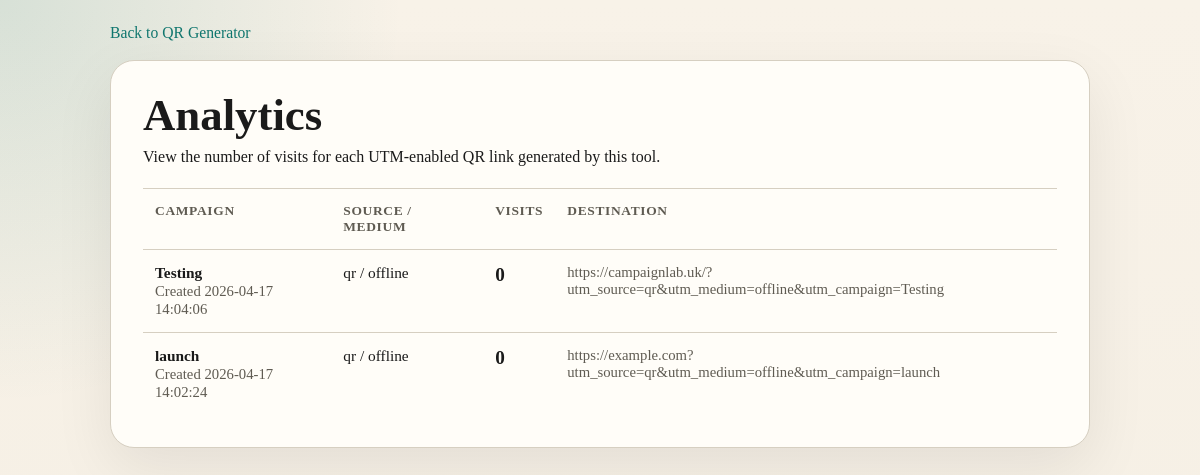
The app's page /analytics with its own data.
### tables this page shows
CREATE TABLE tracked_links (
            id INTEGER PRIMARY KEY AUTOINCREMENT,
            destination_url TEXT NOT NULL,
            utm_source TEXT NOT NULL,
            utm_medium TEXT NOT NULL,
            utm_campaign TEXT NOT NULL,
            visit_count INTEGER NOT NULL DEFAULT 0,
            created_at TEXT NOT NULL DEFAULT CURRENT_TIMESTAMP
        );

### app.py (the view)
@app.route("/analytics")
def analytics():
    tracked_links = fetch_tracked_links()
    return render_template("analytics.html", tracked_links=tracked_links)

### app.py (called while the page is built)
def get_db_connection() -> sqlite3.Connection:
    connection = sqlite3.connect(DATABASE_PATH)
    connection.row_factory = sqlite3.Row
    return connection

def fetch_tracked_links():
    connection = get_db_connection()
    rows = connection.execute(
        """
        SELECT id, destination_url, utm_source, utm_medium, utm_campaign, visit_count, created_at
        FROM tracked_links
        ORDER BY created_at DESC, id DESC
        """
    ).fetchall()
    connection.close()
    return rows

### templates/analytics.html (shortened to what this page needs)
<!DOCTYPE html>
<html lang="en">
<head>
</head>
<body>
    <div class="shell">
        <div class="topbar">
            <a class="nav-link" href="{{ url_for('index') }}">Back to QR Generator</a>
        </div>
        <main class="card">
            <h1>Analytics</h1>
            <p>View the number of visits for each UTM-enabled QR link generated by this tool.</p>
            {% if tracked_links %}
                <table>
                    <thead>
                        <tr>
                            <th>Campaign</th>
                            <th>Source / Medium</th>
                            <th>Visits</th>
                            <th>Destination</th>
                        </tr>
                    </thead>
                    <tbody>
                        {% for link in tracked_links %}
                            <tr>
                                <td>
                                    <strong>{{ link["utm_campaign"] }}</strong><br>
                                    <span class="mono">Created {{ link["created_at"] }}</span>
                                </td>
                                <td>{{ link["utm_source"] }} / {{ link["utm_medium"] }}</td>
                                <td class="count">{{ link["visit_count"] }}</td>
                                <td class="mono">{{ link["destination_url"] }}</td>
                            </tr>
                        {% endfor %}
                    </tbody>
                </table>
            {% else %}
                <p class="empty">No tracked QR links have been generated yet.</p>
            {% endif %}
        </main>
    </div>
</body>
</html>

### templates/analytics.html (style rules this page uses)
:root { color-scheme: light; --bg: #f5efe4; --panel: #fffdf8; --ink: #1a1a1a; --accent: #0f766e; --accent-dark: #115e59; --line: #d6cfc1; --muted: #5f5b52; }
* { box-sizing: border-box; }
body { margin: 0; font-family: Georgia, "Times New Roman", serif; background: radial-gradient(circle at top left, rgba(15, 118, 110, 0.14), transparent 28%), linear-gradient(180deg, #f8f2e8 0%, var(--bg) 100%); color: var(--ink); min-height: 100vh; padding: 24px; }
.shell { width: min(980px, 100%); margin: 0 auto; }
.topbar { display: flex; justify-content: space-between; align-items: center; gap: 16px; margin-bottom: 18px; }
.nav-link { color: var(--accent); text-decoration: none; font-size: 0.98rem; }
.card { background: var(--panel); border: 1px solid var(--line); border-radius: 24px; padding: 32px; box-shadow: 0 20px 60px rgba(0, 0, 0, 0.08); }
h1 { margin: 0 0 10px; font-size: clamp(2rem, 4vw, 2.8rem); line-height: 1; }
p { margin: 0 0 22px; }
table { width: 100%; border-collapse: collapse; font-size: 0.96rem; }
th, td { text-align: left; vertical-align: top; padding: 14px 12px; border-top: 1px solid var(--line); }
th { font-size: 0.84rem; text-transform: uppercase; letter-spacing: 0.05em; color: var(--muted); }
.count { font-size: 1.2rem; font-weight: 700; }
.mono { word-break: break-word; color: var(--muted); font-size: 0.92rem; }

### records on screen
tracked_links: utm_campaign "Testing", created_at "2026-04-17 14:04:06", utm_source "qr", utm_medium "offline", visit_count "0", destination_url "https://campaignlab.uk/?utm_source=qr&utm_medium=offline&utm_campaign=Testing"
tracked_links: utm_campaign "launch", created_at "2026-04-17 14:02:24", utm_source "qr", utm_medium "offline", visit_count "0", destination_url "https://example.com?utm_source=qr&utm_medium=offline&utm_campaign=launch"
